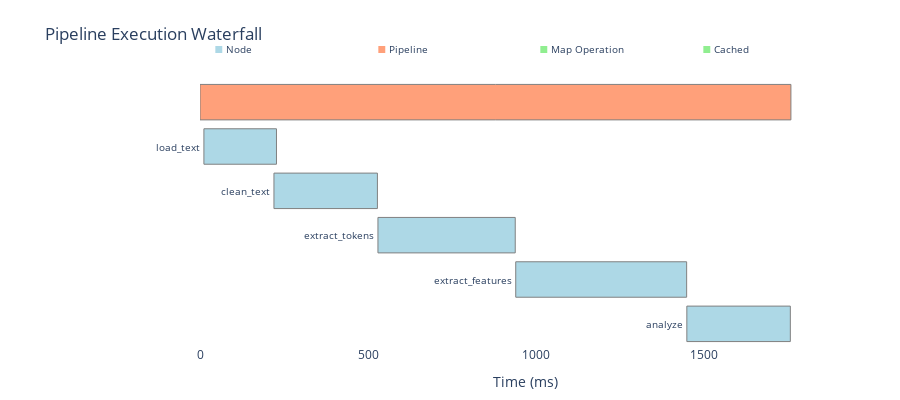

The code cell stored with this chart in its notebook:
### Markdown cell above
### Complex Pipeline Waterfall

Visualize the execution flow:

### Code cell
chart = telemetry_complex.get_waterfall_chart()
chart

### Figure 1 — Plotly figure (JSON) as saved in the notebook; plotly's stock layout.template omitted (floating-point values rounded to 4 significant figures)
{"data": [{"base": 0, "hovertemplate": "<b>text_analysis</b><br>Start: 0.0ms<br>Duration: 1758.67ms<br>Depth: 1<br>Type: pipeline<br><extra></extra>", "marker": {"color": "lightsalmon", "line": {"color": "gray", "width": 1}}, "name": "text_analysis", "orientation": "h", "showlegend": false, "type": "bar", "x": [1759.0], "y": [6]}, {"base": 11.62, "hovertemplate": "<b>load_text</b><br>Start: 11.6ms<br>Duration: 216.00ms<br>Depth: 1<br>Type: node<br><extra></extra>", "marker": {"color": "lightblue", "line": {"color": "gray", "width": 1}}, "name": "load_text", "orientation": "h", "showlegend": false, "type": "bar", "x": [216.0], "y": [5]}, {"base": 220.1, "hovertemplate": "<b>clean_text</b><br>Start: 220.1ms<br>Duration: 307.98ms<br>Depth: 1<br>Type: node<br><extra></extra>", "marker": {"color": "lightblue", "line": {"color": "gray", "width": 1}}, "name": "clean_text", "orientation": "h", "showlegend": false, "type": "bar", "x": [308.0], "y": [4]}, {"base": 529.6, "hovertemplate": "<b>extract_tokens</b><br>Start: 529.6ms<br>Duration: 408.60ms<br>Depth: 1<br>Type: node<br><extra></extra>", "marker": {"color": "lightblue", "line": {"color": "gray", "width": 1}}, "name": "extract_tokens", "orientation": "h", "showlegend": false, "type": "bar", "x": [408.6], "y": [3]}, {"base": 939.7, "hovertemplate": "<b>extract_features</b><br>Start: 939.7ms<br>Duration: 508.68ms<br>Depth: 1<br>Type: node<br><extra></extra>", "marker": {"color": "lightblue", "line": {"color": "gray", "width": 1}}, "name": "extract_features", "orientation": "h", "showlegend": false, "type": "bar", "x": [508.7], "y": [2]}, {"base": 1449.0, "hovertemplate": "<b>analyze</b><br>Start: 1448.9ms<br>Duration: 308.08ms<br>Depth: 1<br>Type: node<br><extra></extra>", "marker": {"color": "lightblue", "line": {"color": "gray", "width": 1}}, "name": "analyze", "orientation": "h", "showlegend": false, "type": "bar", "x": [308.1], "y": [1]}], "layout": {"annotations": [{"font": {"size": 10}, "showarrow": false, "text": "text_analysis", "x": -5, "xanchor": "right", "y": 6}, {"font": {"size": 10}, "showarrow": false, "text": "load_text", "x": 6.619, "xanchor": "right", "y": 5}, {"font": {"size": 10}, "showarrow": false, "text": "clean_text", "x": 215.1, "xanchor": "right", "y": 4}, {"font": {"size": 10}, "showarrow": false, "text": "extract_tokens", "x": 524.6, "xanchor": "right", "y": 3}, {"font": {"size": 10}, "showarrow": false, "text": "extract_features", "x": 934.7, "xanchor": "right", "y": 2}, {"font": {"size": 10}, "showarrow": false, "text": "analyze", "x": 1444.0, "xanchor": "right", "y": 1}, {"font": {"size": 10}, "showarrow": false, "text": "<span style=\"color:lightblue\">■</span> Node", "x": 0.02, "xanchor": "left", "xref": "paper", "y": 1.15, "yref": "paper"}, {"font": {"size": 10}, "showarrow": false, "text": "<span style=\"color:lightsalmon\">■</span> Pipeline", "x": 0.27, "xanchor": "left", "xref": "paper", "y": 1.15, "yref": "paper"}, {"font": {"size": 10}, "showarrow": false, "text": "<span style=\"color:lightgreen\">■</span> Map Operation", "x": 0.52, "xanchor": "left", "xref": "paper", "y": 1.15, "yref": "paper"}, {"font": {"size": 10}, "showarrow": false, "text": "<span style=\"color:lightgreen\">■</span> Cached", "x": 0.77, "xanchor": "left", "xref": "paper", "y": 1.15, "yref": "paper"}], "barmode": "overlay", "height": 400, "hovermode": "closest", "margin": {"b": 50, "l": 200, "r": 50, "t": 80}, "plot_bgcolor": "white", "title": {"text": "Pipeline Execution Waterfall"}, "xaxis": {"range": [0, 1935.0], "title": {"text": "Time (ms)"}}, "yaxis": {"range": [0.5, 6.5], "showticklabels": false, "title": {"text": ""}}}}
